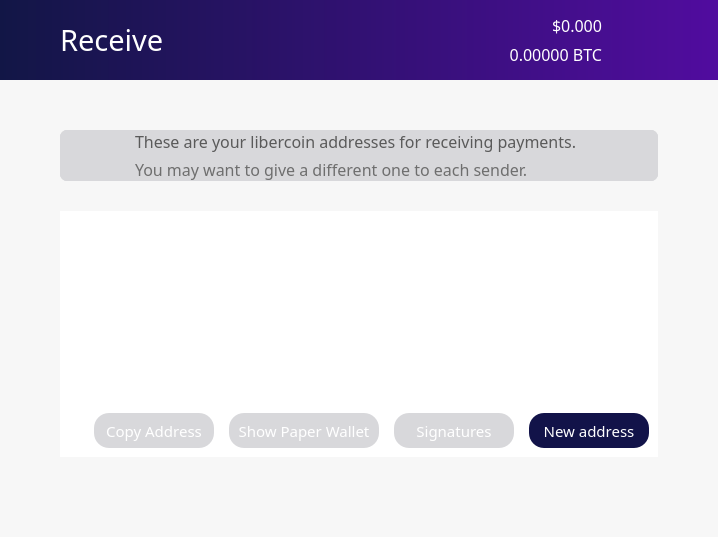
<?xml version="1.0" encoding="UTF-8"?>
<ui version="4.0">
 <class>ReceiveCoinsDialog</class>
 <widget class="QWidget" name="ReceiveCoinsDialog">
  <property name="geometry">
   <rect>
    <x>0</x>
    <y>0</y>
    <width>718</width>
    <height>537</height>
   </rect>
  </property>
  <property name="sizePolicy">
   <sizepolicy hsizetype="Preferred" vsizetype="Preferred">
    <horstretch>0</horstretch>
    <verstretch>0</verstretch>
   </sizepolicy>
  </property>
  <property name="minimumSize">
   <size>
    <width>0</width>
    <height>0</height>
   </size>
  </property>
  <property name="palette">
   <palette>
    <active>
     <colorrole role="WindowText">
      <brush brushstyle="SolidPattern">
       <color alpha="255">
        <red>0</red>
        <green>0</green>
        <blue>0</blue>
       </color>
      </brush>
     </colorrole>
     <colorrole role="Button">
      <brush brushstyle="SolidPattern">
       <color alpha="250">
        <red>247</red>
        <green>247</green>
        <blue>247</blue>
       </color>
      </brush>
     </colorrole>
     <colorrole role="Midlight">
      <brush brushstyle="SolidPattern">
       <color alpha="255">
        <red>255</red>
        <green>255</green>
        <blue>255</blue>
       </color>
      </brush>
     </colorrole>
     <colorrole role="Dark">
      <brush brushstyle="SolidPattern">
       <color alpha="255">
        <red>225</red>
        <green>225</green>
        <blue>225</blue>
       </color>
      </brush>
     </colorrole>
     <colorrole role="Mid">
      <brush brushstyle="SolidPattern">
       <color alpha="255">
        <red>0</red>
        <green>0</green>
        <blue>255</blue>
       </color>
      </brush>
     </colorrole>
     <colorrole role="Text">
      <brush brushstyle="SolidPattern">
       <color alpha="255">
        <red>0</red>
        <green>0</green>
        <blue>0</blue>
       </color>
      </brush>
     </colorrole>
     <colorrole role="BrightText">
      <brush brushstyle="SolidPattern">
       <color alpha="255">
        <red>255</red>
        <green>128</green>
        <blue>0</blue>
       </color>
      </brush>
     </colorrole>
     <colorrole role="ButtonText">
      <brush brushstyle="SolidPattern">
       <color alpha="255">
        <red>0</red>
        <green>0</green>
        <blue>0</blue>
       </color>
      </brush>
     </colorrole>
     <colorrole role="Base">
      <brush brushstyle="SolidPattern">
       <color alpha="250">
        <red>247</red>
        <green>247</green>
        <blue>247</blue>
       </color>
      </brush>
     </colorrole>
     <colorrole role="Window">
      <brush brushstyle="SolidPattern">
       <color alpha="250">
        <red>247</red>
        <green>247</green>
        <blue>247</blue>
       </color>
      </brush>
     </colorrole>
    </active>
    <inactive>
     <colorrole role="WindowText">
      <brush brushstyle="SolidPattern">
       <color alpha="255">
        <red>0</red>
        <green>0</green>
        <blue>0</blue>
       </color>
      </brush>
     </colorrole>
     <colorrole role="Button">
      <brush brushstyle="SolidPattern">
       <color alpha="250">
        <red>247</red>
        <green>247</green>
        <blue>247</blue>
       </color>
      </brush>
     </colorrole>
     <colorrole role="Midlight">
      <brush brushstyle="SolidPattern">
       <color alpha="255">
        <red>255</red>
        <green>255</green>
        <blue>255</blue>
       </color>
      </brush>
     </colorrole>
     <colorrole role="Dark">
      <brush brushstyle="SolidPattern">
       <color alpha="255">
        <red>225</red>
        <green>225</green>
        <blue>225</blue>
       </color>
      </brush>
     </colorrole>
     <colorrole role="Mid">
      <brush brushstyle="SolidPattern">
       <color alpha="255">
        <red>0</red>
        <green>0</green>
        <blue>255</blue>
       </color>
      </brush>
     </colorrole>
     <colorrole role="Text">
      <brush brushstyle="SolidPattern">
       <color alpha="255">
        <red>0</red>
        <green>0</green>
        <blue>0</blue>
       </color>
      </brush>
     </colorrole>
     <colorrole role="BrightText">
      <brush brushstyle="SolidPattern">
       <color alpha="255">
        <red>255</red>
        <green>128</green>
        <blue>0</blue>
       </color>
      </brush>
     </colorrole>
     <colorrole role="ButtonText">
      <brush brushstyle="SolidPattern">
       <color alpha="255">
        <red>0</red>
        <green>0</green>
        <blue>0</blue>
       </color>
      </brush>
     </colorrole>
     <colorrole role="Base">
      <brush brushstyle="SolidPattern">
       <color alpha="250">
        <red>247</red>
        <green>247</green>
        <blue>247</blue>
       </color>
      </brush>
     </colorrole>
     <colorrole role="Window">
      <brush brushstyle="SolidPattern">
       <color alpha="250">
        <red>247</red>
        <green>247</green>
        <blue>247</blue>
       </color>
      </brush>
     </colorrole>
    </inactive>
    <disabled>
     <colorrole role="WindowText">
      <brush brushstyle="SolidPattern">
       <color alpha="255">
        <red>225</red>
        <green>225</green>
        <blue>225</blue>
       </color>
      </brush>
     </colorrole>
     <colorrole role="Button">
      <brush brushstyle="SolidPattern">
       <color alpha="250">
        <red>247</red>
        <green>247</green>
        <blue>247</blue>
       </color>
      </brush>
     </colorrole>
     <colorrole role="Midlight">
      <brush brushstyle="SolidPattern">
       <color alpha="255">
        <red>255</red>
        <green>255</green>
        <blue>255</blue>
       </color>
      </brush>
     </colorrole>
     <colorrole role="Dark">
      <brush brushstyle="SolidPattern">
       <color alpha="255">
        <red>225</red>
        <green>225</green>
        <blue>225</blue>
       </color>
      </brush>
     </colorrole>
     <colorrole role="Mid">
      <brush brushstyle="SolidPattern">
       <color alpha="255">
        <red>0</red>
        <green>0</green>
        <blue>255</blue>
       </color>
      </brush>
     </colorrole>
     <colorrole role="Text">
      <brush brushstyle="SolidPattern">
       <color alpha="255">
        <red>225</red>
        <green>225</green>
        <blue>225</blue>
       </color>
      </brush>
     </colorrole>
     <colorrole role="BrightText">
      <brush brushstyle="SolidPattern">
       <color alpha="255">
        <red>255</red>
        <green>128</green>
        <blue>0</blue>
       </color>
      </brush>
     </colorrole>
     <colorrole role="ButtonText">
      <brush brushstyle="SolidPattern">
       <color alpha="255">
        <red>225</red>
        <green>225</green>
        <blue>225</blue>
       </color>
      </brush>
     </colorrole>
     <colorrole role="Base">
      <brush brushstyle="SolidPattern">
       <color alpha="250">
        <red>247</red>
        <green>247</green>
        <blue>247</blue>
       </color>
      </brush>
     </colorrole>
     <colorrole role="Window">
      <brush brushstyle="SolidPattern">
       <color alpha="250">
        <red>247</red>
        <green>247</green>
        <blue>247</blue>
       </color>
      </brush>
     </colorrole>
    </disabled>
   </palette>
  </property>
  <property name="font">
   <font>
    <family>Snell Roundhand</family>
   </font>
  </property>
  <property name="windowTitle">
   <string>Form</string>
  </property>
  <property name="autoFillBackground">
   <bool>false</bool>
  </property>
  <property name="styleSheet">
   <string notr="true">background-color:rgba(247, 247, 247, 250);
border:0;
</string>
  </property>
  <layout class="QVBoxLayout" name="topLayout">
   <property name="spacing">
    <number>0</number>
   </property>
   <property name="leftMargin">
    <number>0</number>
   </property>
   <property name="topMargin">
    <number>0</number>
   </property>
   <property name="rightMargin">
    <number>0</number>
   </property>
   <property name="bottomMargin">
    <number>0</number>
   </property>
   <item>
    <layout class="QHBoxLayout" name="horizontalLayout" stretch="0">
     <property name="spacing">
      <number>0</number>
     </property>
     <item>
      <layout class="QVBoxLayout" name="verticalLayout_2" stretch="0,0,0">
       <item>
        <layout class="QHBoxLayout" name="Nav">
         <property name="spacing">
          <number>0</number>
         </property>
         <property name="sizeConstraint">
          <enum>QLayout::SetDefaultConstraint</enum>
         </property>
         <property name="topMargin">
          <number>0</number>
         </property>
         <item>
          <widget class="QFrame" name="NavBar">
           <property name="sizePolicy">
            <sizepolicy hsizetype="Preferred" vsizetype="Preferred">
             <horstretch>0</horstretch>
             <verstretch>0</verstretch>
            </sizepolicy>
           </property>
           <property name="minimumSize">
            <size>
             <width>0</width>
             <height>80</height>
            </size>
           </property>
           <property name="maximumSize">
            <size>
             <width>16777215</width>
             <height>80</height>
            </size>
           </property>
           <property name="layoutDirection">
            <enum>Qt::LeftToRight</enum>
           </property>
           <property name="autoFillBackground">
            <bool>false</bool>
           </property>
           <property name="styleSheet">
            <string notr="true">background: QLinearGradient(x1: 0, y1: 0, x2: 1, y2: 0, stop: 0 #121646, stop: 1 #510c9f);
border:0;
</string>
           </property>
           <property name="frameShape">
            <enum>QFrame::StyledPanel</enum>
           </property>
           <property name="frameShadow">
            <enum>QFrame::Raised</enum>
           </property>
           <layout class="QHBoxLayout" name="horizontalLayout_3">
            <property name="spacing">
             <number>6</number>
            </property>
            <property name="leftMargin">
             <number>60</number>
            </property>
            <property name="topMargin">
             <number>0</number>
            </property>
            <property name="rightMargin">
             <number>60</number>
            </property>
            <property name="bottomMargin">
             <number>0</number>
            </property>
            <item>
             <widget class="QLabel" name="label_2">
              <property name="sizePolicy">
               <sizepolicy hsizetype="Preferred" vsizetype="Preferred">
                <horstretch>0</horstretch>
                <verstretch>0</verstretch>
               </sizepolicy>
              </property>
              <property name="font">
               <font>
                <family>LibercoinLight</family>
                <pointsize>22</pointsize>
               </font>
              </property>
              <property name="autoFillBackground">
               <bool>false</bool>
              </property>
              <property name="styleSheet">
               <string notr="true">color:white;
background-color: rgba(255, 255, 255,0);</string>
              </property>
              <property name="text">
               <string>Receive</string>
              </property>
              <property name="indent">
               <number>0</number>
              </property>
             </widget>
            </item>
            <item>
             <layout class="QVBoxLayout" name="verticalLayout_5">
              <item>
               <widget class="QLabel" name="priceUSD">
                <property name="font">
                 <font>
                  <family>LibercoinMedium</family>
                  <pointsize>12</pointsize>
                  <weight>50</weight>
                  <bold>false</bold>
                 </font>
                </property>
                <property name="styleSheet">
                 <string notr="true">background-color: rgb(0,0,0,0);
color: white;</string>
                </property>
                <property name="text">
                 <string>$0.000</string>
                </property>
                <property name="alignment">
                 <set>Qt::AlignBottom|Qt::AlignRight|Qt::AlignTrailing</set>
                </property>
               </widget>
              </item>
              <item>
               <widget class="QLabel" name="priceBTC">
                <property name="font">
                 <font>
                  <family>LibercoinLight</family>
                  <pointsize>12</pointsize>
                  <weight>50</weight>
                  <bold>false</bold>
                 </font>
                </property>
                <property name="styleSheet">
                 <string notr="true">background-color: rgb(0,0,0,0);
color: white;</string>
                </property>
                <property name="text">
                 <string>0.00000 BTC</string>
                </property>
                <property name="alignment">
                 <set>Qt::AlignRight|Qt::AlignTop|Qt::AlignTrailing</set>
                </property>
               </widget>
              </item>
             </layout>
            </item>
            <item>
             <widget class="QPushButton" name="pushButton">
              <property name="maximumSize">
               <size>
                <width>50</width>
                <height>80</height>
               </size>
              </property>
              <property name="styleSheet">
               <string notr="true">background: rgb(0,0,0,0);</string>
              </property>
              <property name="text">
               <string/>
              </property>
              <property name="icon">
               <iconset resource="../../../../../../coreupgrade/libercoin/src/qt/bitcoin.qrc">
                <normaloff>:/icons/Exports_45</normaloff>:/icons/Exports_45</iconset>
              </property>
              <property name="iconSize">
               <size>
                <width>70</width>
                <height>70</height>
               </size>
              </property>
             </widget>
            </item>
           </layout>
          </widget>
         </item>
        </layout>
       </item>
       <item>
        <widget class="QFrame" name="frame">
         <property name="palette">
          <palette>
           <active>
            <colorrole role="Button">
             <brush brushstyle="SolidPattern">
              <color alpha="250">
               <red>247</red>
               <green>247</green>
               <blue>247</blue>
              </color>
             </brush>
            </colorrole>
            <colorrole role="Base">
             <brush brushstyle="SolidPattern">
              <color alpha="250">
               <red>247</red>
               <green>247</green>
               <blue>247</blue>
              </color>
             </brush>
            </colorrole>
            <colorrole role="Window">
             <brush brushstyle="SolidPattern">
              <color alpha="250">
               <red>247</red>
               <green>247</green>
               <blue>247</blue>
              </color>
             </brush>
            </colorrole>
           </active>
           <inactive>
            <colorrole role="Button">
             <brush brushstyle="SolidPattern">
              <color alpha="250">
               <red>247</red>
               <green>247</green>
               <blue>247</blue>
              </color>
             </brush>
            </colorrole>
            <colorrole role="Base">
             <brush brushstyle="SolidPattern">
              <color alpha="250">
               <red>247</red>
               <green>247</green>
               <blue>247</blue>
              </color>
             </brush>
            </colorrole>
            <colorrole role="Window">
             <brush brushstyle="SolidPattern">
              <color alpha="250">
               <red>247</red>
               <green>247</green>
               <blue>247</blue>
              </color>
             </brush>
            </colorrole>
           </inactive>
           <disabled>
            <colorrole role="Button">
             <brush brushstyle="SolidPattern">
              <color alpha="250">
               <red>247</red>
               <green>247</green>
               <blue>247</blue>
              </color>
             </brush>
            </colorrole>
            <colorrole role="Base">
             <brush brushstyle="SolidPattern">
              <color alpha="250">
               <red>247</red>
               <green>247</green>
               <blue>247</blue>
              </color>
             </brush>
            </colorrole>
            <colorrole role="Window">
             <brush brushstyle="SolidPattern">
              <color alpha="250">
               <red>247</red>
               <green>247</green>
               <blue>247</blue>
              </color>
             </brush>
            </colorrole>
           </disabled>
          </palette>
         </property>
         <property name="styleSheet">
          <string notr="true"/>
         </property>
         <property name="frameShape">
          <enum>QFrame::NoFrame</enum>
         </property>
         <property name="frameShadow">
          <enum>QFrame::Raised</enum>
         </property>
         <property name="lineWidth">
          <number>1</number>
         </property>
         <property name="midLineWidth">
          <number>0</number>
         </property>
         <layout class="QVBoxLayout" name="verticalLayout_4">
          <property name="spacing">
           <number>0</number>
          </property>
          <property name="leftMargin">
           <number>60</number>
          </property>
          <property name="topMargin">
           <number>50</number>
          </property>
          <property name="rightMargin">
           <number>60</number>
          </property>
          <property name="bottomMargin">
           <number>0</number>
          </property>
          <item>
           <widget class="QFrame" name="balance_frame">
            <property name="enabled">
             <bool>true</bool>
            </property>
            <property name="palette">
             <palette>
              <active>
               <colorrole role="Button">
                <brush brushstyle="SolidPattern">
                 <color alpha="255">
                  <red>216</red>
                  <green>216</green>
                  <blue>219</blue>
                 </color>
                </brush>
               </colorrole>
               <colorrole role="Base">
                <brush brushstyle="SolidPattern">
                 <color alpha="255">
                  <red>216</red>
                  <green>216</green>
                  <blue>219</blue>
                 </color>
                </brush>
               </colorrole>
               <colorrole role="Window">
                <brush brushstyle="SolidPattern">
                 <color alpha="255">
                  <red>216</red>
                  <green>216</green>
                  <blue>219</blue>
                 </color>
                </brush>
               </colorrole>
              </active>
              <inactive>
               <colorrole role="Button">
                <brush brushstyle="SolidPattern">
                 <color alpha="255">
                  <red>216</red>
                  <green>216</green>
                  <blue>219</blue>
                 </color>
                </brush>
               </colorrole>
               <colorrole role="Base">
                <brush brushstyle="SolidPattern">
                 <color alpha="255">
                  <red>216</red>
                  <green>216</green>
                  <blue>219</blue>
                 </color>
                </brush>
               </colorrole>
               <colorrole role="Window">
                <brush brushstyle="SolidPattern">
                 <color alpha="255">
                  <red>216</red>
                  <green>216</green>
                  <blue>219</blue>
                 </color>
                </brush>
               </colorrole>
              </inactive>
              <disabled>
               <colorrole role="Button">
                <brush brushstyle="SolidPattern">
                 <color alpha="255">
                  <red>216</red>
                  <green>216</green>
                  <blue>219</blue>
                 </color>
                </brush>
               </colorrole>
               <colorrole role="Base">
                <brush brushstyle="SolidPattern">
                 <color alpha="255">
                  <red>216</red>
                  <green>216</green>
                  <blue>219</blue>
                 </color>
                </brush>
               </colorrole>
               <colorrole role="Window">
                <brush brushstyle="SolidPattern">
                 <color alpha="255">
                  <red>216</red>
                  <green>216</green>
                  <blue>219</blue>
                 </color>
                </brush>
               </colorrole>
              </disabled>
             </palette>
            </property>
            <property name="contextMenuPolicy">
             <enum>Qt::DefaultContextMenu</enum>
            </property>
            <property name="styleSheet">
             <string notr="true">background-color: rgb(216, 216, 219);
border:0;
border-radius:7px;
border-style:solid;</string>
            </property>
            <property name="frameShape">
             <enum>QFrame::StyledPanel</enum>
            </property>
            <property name="frameShadow">
             <enum>QFrame::Plain</enum>
            </property>
            <property name="lineWidth">
             <number>1</number>
            </property>
            <layout class="QHBoxLayout" name="horizontalLayout_4">
             <property name="spacing">
              <number>0</number>
             </property>
             <property name="sizeConstraint">
              <enum>QLayout::SetDefaultConstraint</enum>
             </property>
             <property name="leftMargin">
              <number>0</number>
             </property>
             <property name="topMargin">
              <number>0</number>
             </property>
             <property name="rightMargin">
              <number>0</number>
             </property>
             <property name="bottomMargin">
              <number>0</number>
             </property>
             <item>
              <widget class="QPushButton" name="pushButton_3">
               <property name="sizePolicy">
                <sizepolicy hsizetype="Fixed" vsizetype="Preferred">
                 <horstretch>0</horstretch>
                 <verstretch>0</verstretch>
                </sizepolicy>
               </property>
               <property name="minimumSize">
                <size>
                 <width>75</width>
                 <height>0</height>
                </size>
               </property>
               <property name="text">
                <string/>
               </property>
               <property name="icon">
                <iconset resource="../../../../../../coreupgrade/libercoin/src/qt/bitcoin.qrc">
                 <normaloff>:/icons/Exports_47</normaloff>:/icons/Exports_47</iconset>
               </property>
               <property name="iconSize">
                <size>
                 <width>70</width>
                 <height>70</height>
                </size>
               </property>
              </widget>
             </item>
             <item>
              <layout class="QVBoxLayout" name="verticalLayout_6">
               <property name="spacing">
                <number>5</number>
               </property>
               <property name="leftMargin">
                <number>0</number>
               </property>
               <property name="topMargin">
                <number>0</number>
               </property>
               <property name="bottomMargin">
                <number>0</number>
               </property>
               <item>
                <widget class="QLabel" name="label_3">
                 <property name="enabled">
                  <bool>false</bool>
                 </property>
                 <property name="sizePolicy">
                  <sizepolicy hsizetype="Preferred" vsizetype="Preferred">
                   <horstretch>0</horstretch>
                   <verstretch>0</verstretch>
                  </sizepolicy>
                 </property>
                 <property name="font">
                  <font>
                   <family>LibercoinMedium</family>
                   <pointsize>12</pointsize>
                   <weight>50</weight>
                   <bold>false</bold>
                  </font>
                 </property>
                 <property name="layoutDirection">
                  <enum>Qt::LeftToRight</enum>
                 </property>
                 <property name="autoFillBackground">
                  <bool>false</bool>
                 </property>
                 <property name="styleSheet">
                  <string notr="true">color: rgb(90, 90, 90);</string>
                 </property>
                 <property name="text">
                  <string>These are your libercoin addresses for receiving payments.</string>
                 </property>
                 <property name="alignment">
                  <set>Qt::AlignBottom|Qt::AlignLeading|Qt::AlignLeft</set>
                 </property>
                 <property name="indent">
                  <number>-1</number>
                 </property>
                </widget>
               </item>
               <item>
                <widget class="QLabel" name="labelUnconfirmed">
                 <property name="enabled">
                  <bool>false</bool>
                 </property>
                 <property name="sizePolicy">
                  <sizepolicy hsizetype="Preferred" vsizetype="Preferred">
                   <horstretch>0</horstretch>
                   <verstretch>0</verstretch>
                  </sizepolicy>
                 </property>
                 <property name="font">
                  <font>
                   <family>LibercoinLight</family>
                   <pointsize>12</pointsize>
                   <weight>50</weight>
                   <bold>false</bold>
                  </font>
                 </property>
                 <property name="cursor">
                  <cursorShape>IBeamCursor</cursorShape>
                 </property>
                 <property name="toolTip">
                  <string>Total of transactions that have yet to be confirmed, and do not yet count toward the current balance</string>
                 </property>
                 <property name="layoutDirection">
                  <enum>Qt::LeftToRight</enum>
                 </property>
                 <property name="styleSheet">
                  <string notr="true">color: rgb(110, 110, 110);</string>
                 </property>
                 <property name="text">
                  <string notr="true">You may want to give a different one to each sender.</string>
                 </property>
                 <property name="alignment">
                  <set>Qt::AlignLeading|Qt::AlignLeft|Qt::AlignTop</set>
                 </property>
                 <property name="textInteractionFlags">
                  <set>Qt::LinksAccessibleByMouse|Qt::TextSelectableByKeyboard|Qt::TextSelectableByMouse</set>
                 </property>
                </widget>
               </item>
              </layout>
             </item>
            </layout>
           </widget>
          </item>
          <item>
           <layout class="QVBoxLayout" name="verticalLayout_11">
            <property name="topMargin">
             <number>30</number>
            </property>
           </layout>
          </item>
          <item>
           <widget class="QFrame" name="frame_4">
            <property name="palette">
             <palette>
              <active>
               <colorrole role="Button">
                <brush brushstyle="SolidPattern">
                 <color alpha="255">
                  <red>216</red>
                  <green>216</green>
                  <blue>219</blue>
                 </color>
                </brush>
               </colorrole>
               <colorrole role="Base">
                <brush brushstyle="SolidPattern">
                 <color alpha="255">
                  <red>216</red>
                  <green>216</green>
                  <blue>219</blue>
                 </color>
                </brush>
               </colorrole>
               <colorrole role="Window">
                <brush brushstyle="SolidPattern">
                 <color alpha="255">
                  <red>216</red>
                  <green>216</green>
                  <blue>219</blue>
                 </color>
                </brush>
               </colorrole>
              </active>
              <inactive>
               <colorrole role="Button">
                <brush brushstyle="SolidPattern">
                 <color alpha="255">
                  <red>216</red>
                  <green>216</green>
                  <blue>219</blue>
                 </color>
                </brush>
               </colorrole>
               <colorrole role="Base">
                <brush brushstyle="SolidPattern">
                 <color alpha="255">
                  <red>216</red>
                  <green>216</green>
                  <blue>219</blue>
                 </color>
                </brush>
               </colorrole>
               <colorrole role="Window">
                <brush brushstyle="SolidPattern">
                 <color alpha="255">
                  <red>216</red>
                  <green>216</green>
                  <blue>219</blue>
                 </color>
                </brush>
               </colorrole>
              </inactive>
              <disabled>
               <colorrole role="Button">
                <brush brushstyle="SolidPattern">
                 <color alpha="255">
                  <red>216</red>
                  <green>216</green>
                  <blue>219</blue>
                 </color>
                </brush>
               </colorrole>
               <colorrole role="Base">
                <brush brushstyle="SolidPattern">
                 <color alpha="255">
                  <red>216</red>
                  <green>216</green>
                  <blue>219</blue>
                 </color>
                </brush>
               </colorrole>
               <colorrole role="Window">
                <brush brushstyle="SolidPattern">
                 <color alpha="255">
                  <red>216</red>
                  <green>216</green>
                  <blue>219</blue>
                 </color>
                </brush>
               </colorrole>
              </disabled>
             </palette>
            </property>
            <property name="styleSheet">
             <string notr="true">background-color: rgb(216, 216, 219);
border:0;</string>
            </property>
            <property name="frameShape">
             <enum>QFrame::StyledPanel</enum>
            </property>
            <property name="frameShadow">
             <enum>QFrame::Raised</enum>
            </property>
            <layout class="QVBoxLayout" name="verticalLayout">
             <property name="spacing">
              <number>0</number>
             </property>
             <property name="leftMargin">
              <number>0</number>
             </property>
             <property name="topMargin">
              <number>0</number>
             </property>
             <property name="rightMargin">
              <number>0</number>
             </property>
             <property name="bottomMargin">
              <number>0</number>
             </property>
             <item>
              <widget class="QTableView" name="tableView">
               <property name="palette">
                <palette>
                 <active>
                  <colorrole role="Button">
                   <brush brushstyle="SolidPattern">
                    <color alpha="255">
                     <red>255</red>
                     <green>255</green>
                     <blue>255</blue>
                    </color>
                   </brush>
                  </colorrole>
                  <colorrole role="Base">
                   <brush brushstyle="SolidPattern">
                    <color alpha="255">
                     <red>255</red>
                     <green>255</green>
                     <blue>255</blue>
                    </color>
                   </brush>
                  </colorrole>
                  <colorrole role="Window">
                   <brush brushstyle="SolidPattern">
                    <color alpha="255">
                     <red>255</red>
                     <green>255</green>
                     <blue>255</blue>
                    </color>
                   </brush>
                  </colorrole>
                 </active>
                 <inactive>
                  <colorrole role="Button">
                   <brush brushstyle="SolidPattern">
                    <color alpha="255">
                     <red>255</red>
                     <green>255</green>
                     <blue>255</blue>
                    </color>
                   </brush>
                  </colorrole>
                  <colorrole role="Base">
                   <brush brushstyle="SolidPattern">
                    <color alpha="255">
                     <red>255</red>
                     <green>255</green>
                     <blue>255</blue>
                    </color>
                   </brush>
                  </colorrole>
                  <colorrole role="Window">
                   <brush brushstyle="SolidPattern">
                    <color alpha="255">
                     <red>255</red>
                     <green>255</green>
                     <blue>255</blue>
                    </color>
                   </brush>
                  </colorrole>
                 </inactive>
                 <disabled>
                  <colorrole role="Button">
                   <brush brushstyle="SolidPattern">
                    <color alpha="255">
                     <red>255</red>
                     <green>255</green>
                     <blue>255</blue>
                    </color>
                   </brush>
                  </colorrole>
                  <colorrole role="Base">
                   <brush brushstyle="SolidPattern">
                    <color alpha="255">
                     <red>255</red>
                     <green>255</green>
                     <blue>255</blue>
                    </color>
                   </brush>
                  </colorrole>
                  <colorrole role="Window">
                   <brush brushstyle="SolidPattern">
                    <color alpha="255">
                     <red>255</red>
                     <green>255</green>
                     <blue>255</blue>
                    </color>
                   </brush>
                  </colorrole>
                 </disabled>
                </palette>
               </property>
               <property name="font">
                <font>
                 <family>LibercoinRegular</family>
                 <pointsize>12</pointsize>
                </font>
               </property>
               <property name="styleSheet">
                <string notr="true">background-color: rgb(255, 255, 255);
border:0;</string>
               </property>
               <property name="lineWidth">
                <number>0</number>
               </property>
               <property name="showDropIndicator" stdset="0">
                <bool>false</bool>
               </property>
               <property name="selectionBehavior">
                <enum>QAbstractItemView::SelectRows</enum>
               </property>
               <property name="showGrid">
                <bool>false</bool>
               </property>
               <property name="gridStyle">
                <enum>Qt::NoPen</enum>
               </property>
               <property name="wordWrap">
                <bool>false</bool>
               </property>
               <property name="cornerButtonEnabled">
                <bool>false</bool>
               </property>
               <attribute name="horizontalHeaderVisible">
                <bool>true</bool>
               </attribute>
              </widget>
             </item>
             <item>
              <widget class="QFrame" name="frame_3">
               <property name="styleSheet">
                <string notr="true">color:white;
background-color: rgb(255,255,255);
border:0;
</string>
               </property>
               <property name="frameShape">
                <enum>QFrame::StyledPanel</enum>
               </property>
               <property name="frameShadow">
                <enum>QFrame::Raised</enum>
               </property>
               <layout class="QHBoxLayout" name="horizontalLayout_5">
                <property name="spacing">
                 <number>15</number>
                </property>
                <item>
                 <spacer name="horizontalSpacer">
                  <property name="orientation">
                   <enum>Qt::Horizontal</enum>
                  </property>
                  <property name="sizeHint" stdset="0">
                   <size>
                    <width>40</width>
                    <height>20</height>
                   </size>
                  </property>
                 </spacer>
                </item>
                <item>
                 <widget class="QPushButton" name="copyAddress">
                  <property name="sizePolicy">
                   <sizepolicy hsizetype="Fixed" vsizetype="Fixed">
                    <horstretch>0</horstretch>
                    <verstretch>0</verstretch>
                   </sizepolicy>
                  </property>
                  <property name="font">
                   <font>
                    <family>LibercoinRegular</family>
                    <pointsize>11</pointsize>
                    <weight>50</weight>
                    <bold>false</bold>
                   </font>
                  </property>
                  <property name="styleSheet">
                   <string notr="true">background-color: rgb(216, 216, 219);
color: white;
border-radius:15px;
height:35px;
width:120px;
border-color:gray;
border-width:0px;
border-style:solid;</string>
                  </property>
                  <property name="text">
                   <string>Copy Address</string>
                  </property>
                 </widget>
                </item>
                <item>
                 <widget class="QPushButton" name="showPaperWallet">
                  <property name="sizePolicy">
                   <sizepolicy hsizetype="Fixed" vsizetype="Fixed">
                    <horstretch>0</horstretch>
                    <verstretch>0</verstretch>
                   </sizepolicy>
                  </property>
                  <property name="minimumSize">
                   <size>
                    <width>150</width>
                    <height>0</height>
                   </size>
                  </property>
                  <property name="font">
                   <font>
                    <family>LibercoinRegular</family>
                    <pointsize>11</pointsize>
                    <weight>50</weight>
                    <bold>false</bold>
                   </font>
                  </property>
                  <property name="styleSheet">
                   <string notr="true">background-color: rgb(216, 216, 219);
color: white;
border-radius:15px;
height:35px;
width:150px;
border-color:gray;
border-width:0px;
border-style:solid;</string>
                  </property>
                  <property name="text">
                   <string>Show Paper Wallet</string>
                  </property>
                 </widget>
                </item>
                <item>
                 <widget class="QPushButton" name="signMessage">
                  <property name="sizePolicy">
                   <sizepolicy hsizetype="Fixed" vsizetype="Fixed">
                    <horstretch>0</horstretch>
                    <verstretch>0</verstretch>
                   </sizepolicy>
                  </property>
                  <property name="font">
                   <font>
                    <family>LibercoinRegular</family>
                    <pointsize>11</pointsize>
                    <weight>50</weight>
                    <bold>false</bold>
                   </font>
                  </property>
                  <property name="styleSheet">
                   <string notr="true">background-color: rgb(216, 216, 219);
color: white;
border-radius:15px;
height:35px;
width:120px;
border-color:gray;
border-width:0px;
border-style:solid;</string>
                  </property>
                  <property name="text">
                   <string>Signatures</string>
                  </property>
                 </widget>
                </item>
                <item>
                 <widget class="QPushButton" name="newAddress">
                  <property name="sizePolicy">
                   <sizepolicy hsizetype="Fixed" vsizetype="Fixed">
                    <horstretch>0</horstretch>
                    <verstretch>0</verstretch>
                   </sizepolicy>
                  </property>
                  <property name="font">
                   <font>
                    <family>LibercoinRegular</family>
                    <pointsize>11</pointsize>
                    <weight>50</weight>
                    <bold>false</bold>
                   </font>
                  </property>
                  <property name="styleSheet">
                   <string notr="true">background-color: #121349;
color: white;
border-radius:15px;
height:35px;
width:120px;
border-color:gray;
border-width:0px;
border-style:solid;
</string>
                  </property>
                  <property name="text">
                   <string>New address</string>
                  </property>
                 </widget>
                </item>
               </layout>
              </widget>
             </item>
            </layout>
           </widget>
          </item>
          <item>
           <layout class="QHBoxLayout" name="horizontalLayout_7">
            <property name="spacing">
             <number>0</number>
            </property>
            <property name="topMargin">
             <number>0</number>
            </property>
            <item>
             <spacer name="horizontalSpacer_2">
              <property name="orientation">
               <enum>Qt::Horizontal</enum>
              </property>
              <property name="sizeHint" stdset="0">
               <size>
                <width>40</width>
                <height>20</height>
               </size>
              </property>
             </spacer>
            </item>
           </layout>
          </item>
         </layout>
        </widget>
       </item>
       <item>
        <widget class="QWidget" name="StatusBar" native="true">
         <property name="sizePolicy">
          <sizepolicy hsizetype="Preferred" vsizetype="Preferred">
           <horstretch>0</horstretch>
           <verstretch>0</verstretch>
          </sizepolicy>
         </property>
         <property name="minimumSize">
          <size>
           <width>0</width>
           <height>0</height>
          </size>
         </property>
         <property name="styleSheet">
          <string notr="true">background-color:rgba(247, 247, 247, 250);</string>
         </property>
         <layout class="QHBoxLayout" name="horizontalLayout_8">
          <property name="spacing">
           <number>10</number>
          </property>
          <property name="leftMargin">
           <number>60</number>
          </property>
          <property name="topMargin">
           <number>30</number>
          </property>
          <property name="rightMargin">
           <number>60</number>
          </property>
          <property name="bottomMargin">
           <number>30</number>
          </property>
          <item>
           <layout class="QVBoxLayout" name="statusText">
            <property name="spacing">
             <number>0</number>
            </property>
            <property name="topMargin">
             <number>0</number>
            </property>
            <property name="bottomMargin">
             <number>0</number>
            </property>
           </layout>
          </item>
          <item>
           <layout class="QHBoxLayout" name="statusBar">
            <property name="topMargin">
             <number>0</number>
            </property>
            <property name="bottomMargin">
             <number>0</number>
            </property>
           </layout>
          </item>
         </layout>
        </widget>
       </item>
      </layout>
     </item>
    </layout>
   </item>
  </layout>
 </widget>
 <resources>
  <include location="../../../../../../coreupgrade/libercoin/src/qt/bitcoin.qrc"/>
 </resources>
 <connections/>
</ui>
